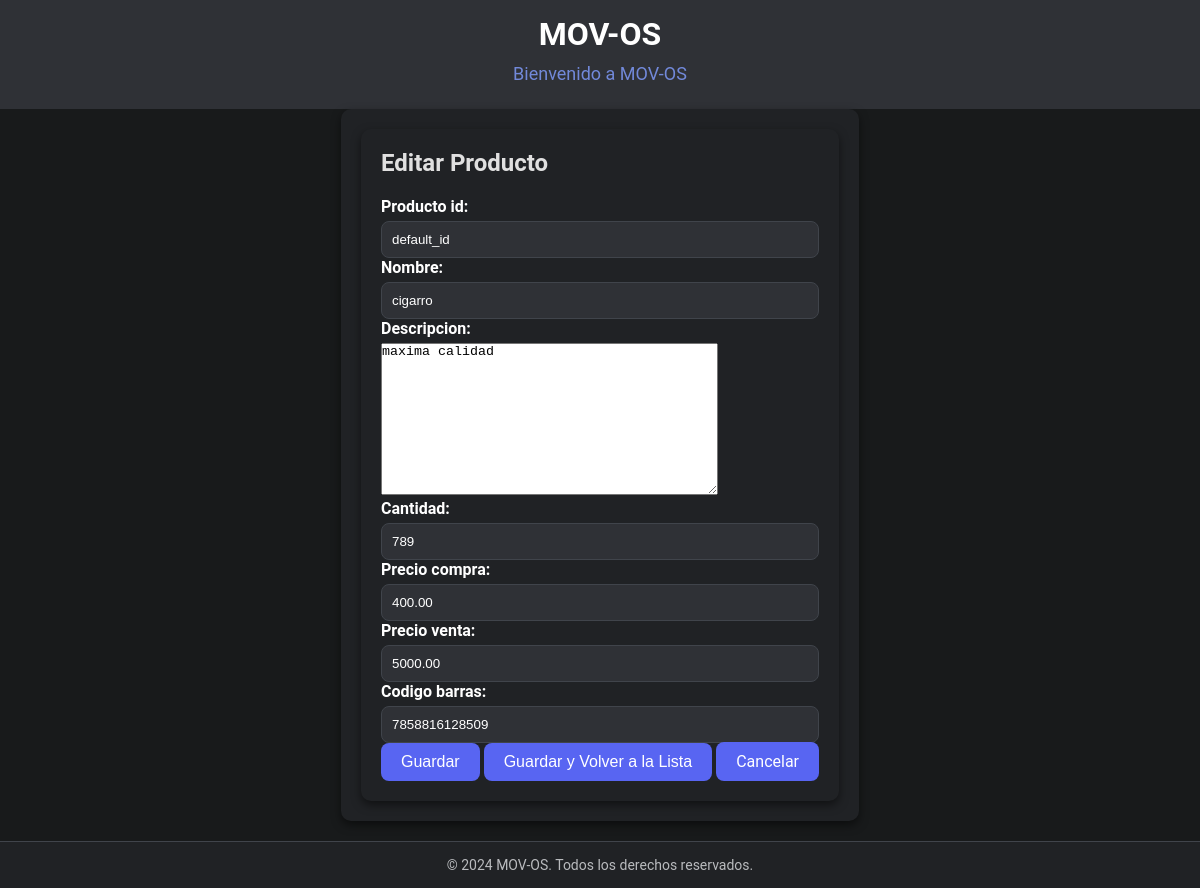
The page /products/edit/2/ on the database as committed earlier.
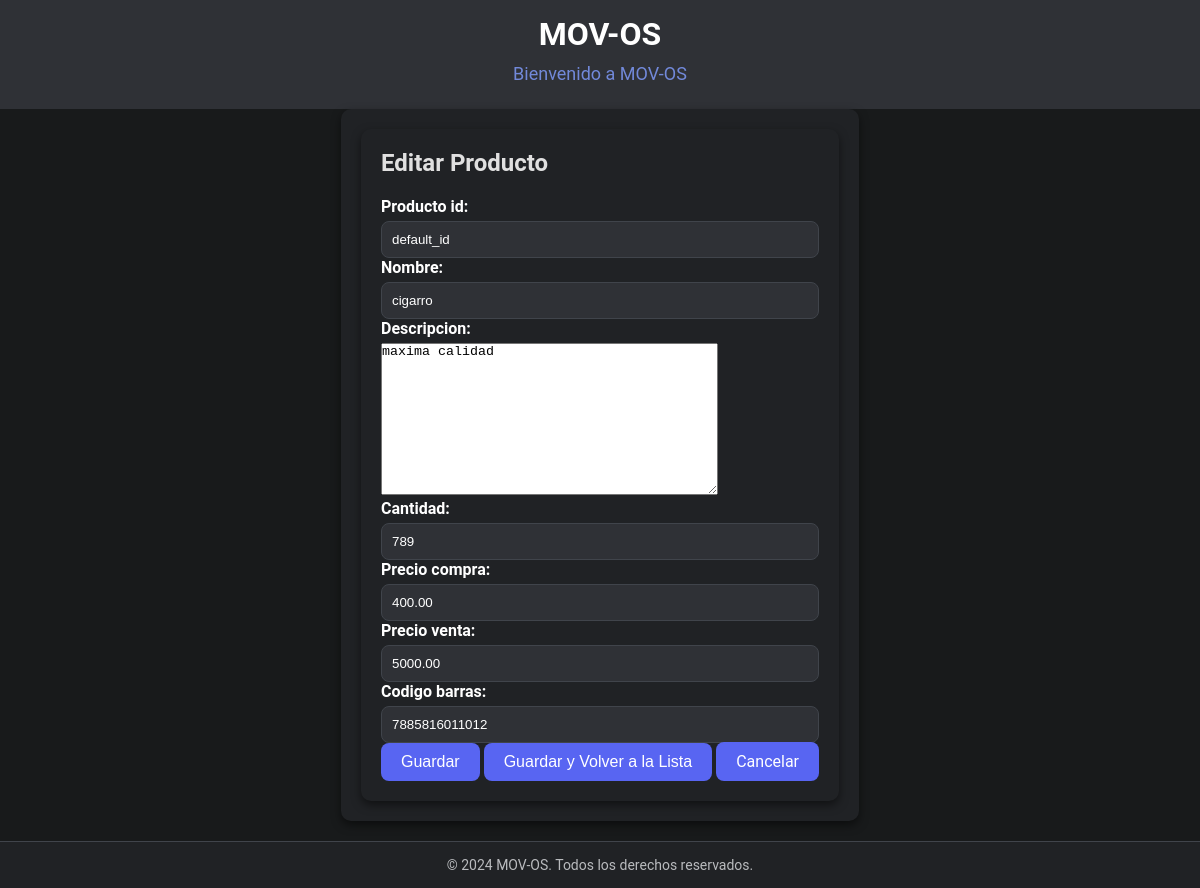
The same page on the database as committed later.
### products/models.py (models this page shows, shortened)
class Product(models.Model):
    producto_id = models.CharField(max_length=20, unique=True, default="default_id")  # ID único del producto
    nombre = models.CharField(max_length=255)  # Nombre del producto
    codigo_barras = models.CharField(max_length=50, unique=True, null=True, blank=True)  # Código de barras
    descripcion = models.TextField(null=True, blank=True)  # Descripción del producto
    precio_compra = models.DecimalField(max_digits=10, decimal_places=2, null=True, blank=True)  # Precio de compra
    precio_venta = models.DecimalField(max_digits=10, decimal_places=2)  # Precio de venta
    cantidad = models.IntegerField(default=0)  # Cantidad
    stock = models.IntegerField(default=0)  # Stock del producto

### products/views.py (the view)
# urls.py: path('edit/<int:product_id>/', views.create_or_edit_product, name='edit_product'),
def create_or_edit_product(request, product_id=None):
    if product_id:
        product = get_object_or_404(Product, id=product_id)
        form = ProductForm(request.POST or None, instance=product)
        title = 'Editar Producto'
    else:
        product = None
        form = ProductForm(request.POST or None)
        title = 'Crear Producto'
    if request.method == 'POST':
        if form.is_valid():
            form.save()
            messages.success(request, 'Producto guardado exitosamente.')
            if 'save_and_list' in request.POST:
                return redirect('product_management')
    return render(request, 'products/product_form.html', {'form': form, 'title': title, 'product': product})

### products/forms.py (shortened to what this page needs)
class ProductForm(forms.ModelForm):
    class Meta:
        model = Product
        fields = ['producto_id', 'nombre', 'descripcion', 'cantidad', 'precio_compra', 'precio_venta', 'codigo_barras']
        widgets = {
            'producto_id': forms.TextInput(attrs={'class': 'form-control', 'placeholder': 'ID único del producto'}),
            'nombre': forms.TextInput(attrs={'class': 'form-control'}),
            'descripcion': forms.Textarea(attrs={'class': 'form-control'}),
            'cantidad': forms.NumberInput(attrs={'class': 'form-control'}),
            'precio_compra': forms.NumberInput(attrs={'class': 'form-control'}),
            'precio_venta': forms.NumberInput(attrs={'class': 'form-control'}),
            'codigo_barras': forms.TextInput(attrs={'class': 'form-control'}),
        }

### products/templates/products/product_form.html (shortened to what this page needs)
{% extends 'base.html' %}
{% block content %}
<div class="container">
    <h2>{{ title }}</h2>
    <form method="post">
        {{ form.as_p }}
        <button type="submit" class="btn btn-success" name="save_only">Guardar</button>
        <button type="submit" class="btn btn-primary" name="save_and_list">Guardar y Volver a la Lista</button>
        <a href="{% url 'product_management' %}" class="btn btn-secondary">Cancelar</a>
    </form>
</div>
{% endblock %}

Rows that differ between the two databases and show on the page:
changed Product "default_id": codigo_barras "7858816128509" → "7885816011012"
